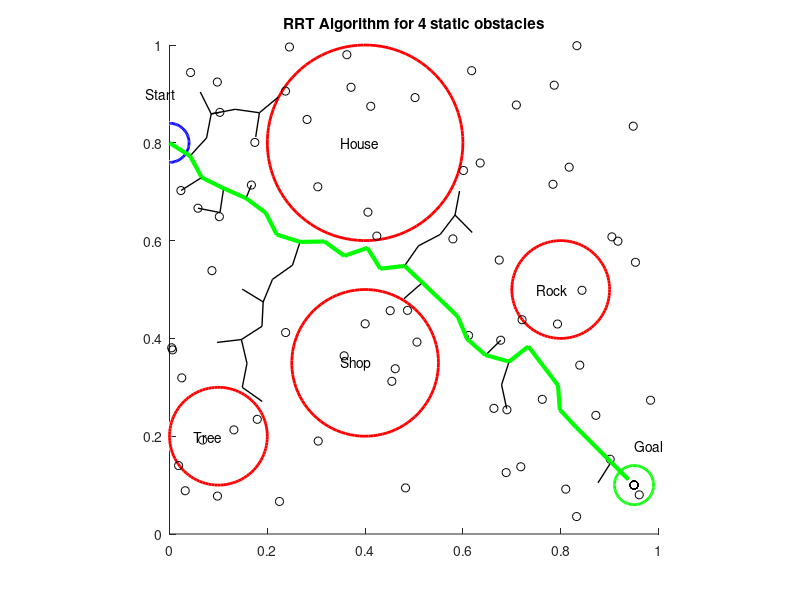
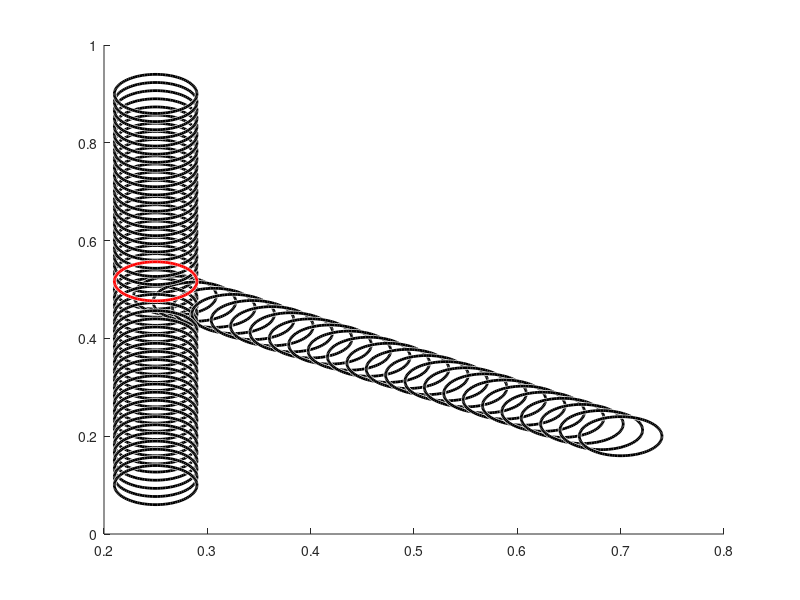

Reproduce these figures in MATLAB, in order. (Note: this script raises an error after producing the figures.)
clear,clc
%RRT Algorithm for path planning for an autonomous vehicle

%% Static

startPos.coord = [0 0.8];
endPos.coord = [0.95 0.1];
radGoal = 0.04;
obst1c = [0.4, 0.8];
obst1r = 0.2;
obst2c = [0.8, 0.5];
obst2r = 0.1;
obst3c = [0.4, 0.35];
obst3r = 0.15;
obst4c = [0.1, 0.2];
obst4r = 0.1;
epsilon = 0.05;

figure(1)
axis([0, 1, 0, 1])
title("RRT Algorithm for 4 static obstacles")
text(-0.05,0.9,'Start');
text(0.95,0.18,'Goal');
text(0.35,0.8,'House');
text(0.05,0.2,'Tree');
text(0.75,0.5,'Rock');
text(0.35,0.35,'Shop');
viscircles(startPos.coord, radGoal, 'Color', [0, 0, 1]);
viscircles(endPos.coord, radGoal, 'Color', [0, 1, 0]);
viscircles(obst1c, obst1r, 'Color', [1, 0, 0]);
viscircles(obst2c, obst2r, 'Color', [1, 0, 0]);
viscircles(obst3c, obst3r, 'Color', [1, 0, 0]);
viscircles(obst4c, obst4r, 'Color', [1, 0, 0]);
axis equal
hold on

% initialize tree
startPos.parent = 0;
nodes(1) = startPos;        

for i = 1:1000

    % Break if goal node is already reached
    if norm(nodes(end).coord - endPos.coord) < radGoal
        break
    end

    % sample random joint position
    if rand(1) < 0.9
        theta_rand = [rand(1), rand(1)];
    else
        theta_rand = endPos.coord;
    end
    plot(theta_rand(1), theta_rand(2), 'o', 'Color',  'k')

    % find node theta_near closest to theta_rand
    ndist = [];
    for j = 1:1:length(nodes)
        n = nodes(j);
        tmp = norm(n.coord - theta_rand);
        ndist = [ndist tmp];
    end
    [val, idx] = min(ndist);
    theta_near = nodes(idx);

    % move towards random position
    if val < epsilon
        theta_new.coord = theta_rand;
    else
        direction = (theta_rand - theta_near.coord) / norm(theta_rand - theta_near.coord);
        theta_new.coord = theta_near.coord + epsilon * direction;
    end

    % if collision free, add to tree
    if norm(theta_new.coord - obst1c) < obst1r
        continue
    end
    if norm(theta_new.coord - obst2c) < obst2r
        continue
    end
    if norm(theta_new.coord - obst3c) < obst3r
        continue
    end
    if norm(theta_new.coord - obst4c) < obst4r
        continue
    end
    line([theta_near.coord(1), theta_new.coord(1)], [theta_near.coord(2), theta_new.coord(2)], 'Color', 'k', 'LineWidth', 1);
    drawnow
    theta_new.parent = idx;
    nodes = [nodes theta_new];

end

% search backwards from closest node to start
ndist = [];
for j = 1:1:length(nodes)
    n = nodes(j);
    tmp = norm(n.coord - endPos.coord);
    ndist = [ndist tmp];
end
[val, idx] = min(ndist);
theta_end = nodes(idx);

% trace the parents of the final node back to the start
while theta_end.parent ~= 0
    start_idx = theta_end.parent;
    start = nodes(start_idx);
    line([theta_end.coord(1), start.coord(1)], [theta_end.coord(2), start.coord(2)], 'Color', [0, 1, 0], 'LineWidth', 3);
    theta_end = start;
end



%% Static and Dynamic

carStart = [-0.15 0.5]; %vehicle starting position
carGoal = [1, 0.5]; %vehicle goal position
rtree = 0.1; 
ctree = [0.95 0.2];
rrock = 0.07;
crock = [0, 0.2];
rhouse = 0.12;
chouse = [0.6, 0.7];
rtruck = 0.04; 
finalGoal.coord = carGoal;
rgoal = 0.05;

truckStart = [0.25, 0.5]; %Truck positions
truckGoal1 = [0.25,0.9];  
truckGoal2 = [0.25,0.1]; 
truckGoal3 = [0.7,0.2]; 
truckGoalMat = [truckGoal1; truckGoal2; truckGoal3];
step = 25;

truckTraj_x1 = linspace(truckStart(1), truckGoal1(1), step); %Truck goal trajectories
truckTraj_y1 = linspace(truckStart(2), truckGoal1(2), step);
truckTraj1 = [truckTraj_x1; truckTraj_y1]'; 
truckTraj_x2 = linspace(truckStart(1), truckGoal2(1), step);
truckTraj_y2 = linspace(truckStart(2), truckGoal2(2), step);
truckTraj2 = [truckTraj_x2; truckTraj_y2]'; 
truckTraj_x3 = linspace(truckStart(1), truckGoal3(1), step);
truckTraj_y3 = linspace(truckStart(2), truckGoal3(2), step);
truckTraj3 = [truckTraj_x3; truckTraj_y3]'; 

%% Testing Prediction
trust = [1/length(truckGoalMat), 1/length(truckGoalMat), 1/length(truckGoalMat)]; % initial trust is even distribution

% if belief in path is less than 28% (threshold), the path can be crossed by the
% vehicle
threshold = 0.28;
figure(2)
hold on
for k = 1:length(truckTraj1)
    viscircles(truckTraj1(k, :), rtruck, 'Color', 'k');
    viscircles(truckTraj2(k, :), rtruck, 'Color', 'k');
    viscircles(truckTraj3(k, :), rtruck, 'Color', 'k'); 
end

% Create for loop that moves along human's path
prePosition = truckStart;

truckPath = randi([1,3]); %Randomly select the path of the truck
%truckPath = 3; % Change to 1 or 2 or 3 to select manually

for i = 2:length(truckTraj1)
    if truckPath == 1 
    truckPosition = [truckTraj1(i, 1), truckTraj1(i, 2)]; %Truck path 1
    elseif truckPath == 2
    truckPosition = [truckTraj2(i, 1), truckTraj2(i, 2)]; %Truck path 2
    else
    truckPosition = [truckTraj3(i, 1), truckTraj3(i, 2)]; %Truck path 3
    end
    viscircles(truckPosition, rtruck, 'Color', 'r');
    %viscircles(truckStart, rtruck, 'Color', 'r');
    expGrow = 0.75;
    R1 = - norm(truckGoal1 - truckPosition);
    R2 = - norm(truckGoal2 - truckPosition);
    R3 = - norm(truckGoal3 - truckPosition);
    diffExp = exp(expGrow * R1) + exp(expGrow * R2) + exp(expGrow * R3);
    ProbDG1 = exp(expGrow * R1) / diffExp;
    ProbDG2 = exp(expGrow * R2) / diffExp;
    ProbDG3 = exp(expGrow * R3) / diffExp;
    
    PriorProb = 1/length(truckGoalMat);
    
    dis1 = norm(truckGoal1 - truckPosition) / norm(truckGoal1 - truckStart);
    dis2 = norm(truckGoal2 - truckPosition) / norm(truckGoal2 - truckStart);
    dis3 = norm(truckGoal3 - truckPosition) / norm(truckGoal3 - truckStart);
    
    ProbDe = ( ProbDG1 + ProbDG2 + ProbDG3) * PriorProb;    
    
    trust(1) = (ProbDG1 * PriorProb ) / ProbDe;
    trust(2) = (ProbDG2 * PriorProb ) / ProbDe;
    trust(3) = (ProbDG3 * PriorProb ) / ProbDe;
    
    RRTPredict(carStart, carGoal, rtree, ctree, rrock, crock, chouse, rhouse, truckStart, truckGoalMat, trust, threshold, rtruck, 0, 1, 0, 1.5)
    prePosition = truckPosition;
end

RRTPredict(carStart, carGoal, rtree, ctree, rrock, crock, chouse, rhouse, truckStart, truckGoalMat, trust, threshold, rtruck, 1, 1, 0, 3)
viscircles(finalGoal.coord, rgoal, 'Color', [1 1 0]);

%% Function
function RRTPredict(startPos, goalPos, r1, c1, r2, c2, c3, r3, truckStart, truckGoalMat, trust, thres, rcar, color1, color2, color3, leng)

rgoal = 0.05;
chouse = c2;
rhouse = r2;
crock = c1;
rrock = r1;
ctree = c3;
rtree = r3;
epsilon = 0.05; %Hyperparameter

truckGoal1 = [truckGoalMat(1,1), truckGoalMat(1,2)];
truckGoal2 = [truckGoalMat(2,1), truckGoalMat(2,2)];
truckGoal3 = [truckGoalMat(3,1), truckGoalMat(3,2)]; 

truckTrajx1 = linspace(truckStart(1), truckGoal1(1), 20);
truckTrajy1 = linspace(truckStart(2), truckGoal1(2), 20);
truckTraj1 = [truckTrajx1; truckTrajy1]';
truckTrajx2 = linspace(truckStart(1), truckGoal2(1), 20);
truckTrajy2 = linspace(truckStart(2), truckGoal2(2), 20);
truckTraj2 = [truckTrajx2; truckTrajy2]';
truckTrajx3 = linspace(truckStart(1), truckGoal3(1), 20);
truckTrajy3 = linspace(truckStart(2), truckGoal3(2), 20);
truckTraj3 = [truckTrajx3; truckTrajy3]';

vehicleStart.coord = startPos; 
vehicleGoal.coord = goalPos; 

axis([0, 1, 0, 1])
title("RRT Algorithm for 3 Static and 1 dynamic obstacles")
viscircles(vehicleStart.coord, rgoal, 'Color', [0 0 1]);
viscircles(vehicleGoal.coord, rgoal, 'Color', [0 1 0]);
viscircles(chouse, rhouse, 'Color', [1 0 0]);
viscircles(crock, rrock, 'Color', [1 0 0]);
viscircles(ctree, rtree, 'Color', [1 0 0]);

text(-0.19,0.4,'Start');
text(0.95,0.4,'Goal');
text(-0.04,0.2,'Rock');
text(0.9,0.2,'Tree');
text(0.55,0.7,'House');
text(0.1,0.5,'Truck');
text(0.3,0.9,'End1');
text(0.3,0.05,'End2');
text(0.68,0.12,'End3');

axis equal
hold on
grid on

% initialize tree
vehicleStart.parent = 0;
nodes(1) = vehicleStart;

for i = 1:1000
    cross1 = false; 
    cross2 = false; 
    cross3 = false;
    % Break if goal node is already reached
    if norm(nodes(end).coord - vehicleGoal.coord) < rgoal
        break
    end
    
    % sample random joint position
    if rand(1) < .9
        theta_rand = [rand(1), rand(1)];
    else
        theta_rand = vehicleGoal.coord;
    end
    
    % find node theta_near closest to theta_rand
    ndist = [];
    for j = 1:1:length(nodes)
        n = nodes(j);
        tmp = norm(n.coord - theta_rand);
        ndist = [ndist tmp];
    end
    [val, idx] = min(ndist);
    theta_near = nodes(idx);
    
    % move towards random position
    if val < epsilon
        theta_new.coord = theta_rand;
    else
        direction = (theta_rand - theta_near.coord) / norm(theta_rand - theta_near.coord);
        theta_new.coord = theta_near.coord + epsilon * direction;
    end
    
    % if collision free, add to tree
    if trust(1) > thres
        for j = 1:length(truckTraj1)
            if norm(theta_new.coord - truckTraj1(j, :)) < rcar
                cross1 = true;
            end
        end
        
        if cross1 == true
            continue
        end
    end
    if trust(2) > thres
        for k = 1:length(truckTraj2)
            if norm(theta_new.coord - truckTraj2(k, :)) < rcar
                cross2 = true;
            end
        end
        if cross2 == true
            continue
        end
    end
    if trust(3) > thres
        for kk = 1:length(truckTraj3)
            if norm(theta_new.coord - truckTraj3(kk, :)) < rcar
                cross3 = true;
            end
        end
        if cross3 == true
            continue
        end
    end
    
    
    if norm(theta_new.coord - chouse) < rhouse
        continue
    end
    if norm(theta_new.coord - crock) < rrock
        continue
    end
    if norm(theta_new.coord - ctree) < rtree
        continue
    end
    
    drawnow;
    theta_new.parent = idx;
    nodes = [nodes theta_new];
    
end

% search backwards from closest node to start
ndist = [];
for j = 1:1:length(nodes)
    n = nodes(j);
    tmp = norm(n.coord - vehicleGoal.coord); 
    ndist = [ndist tmp];
end
[val, idx] = min(ndist);
theta_end = nodes(idx);

% trace the parents of the final node back to the start
while theta_end.parent ~= 0
    start_idx = theta_end.parent;
    start = nodes(start_idx);
    line([theta_end.coord(1), start.coord(1)], [theta_end.coord(2), start.coord(2)], 'Color', [color1, color2, color3], 'LineWidth', leng);
    theta_end = start;
end

end
